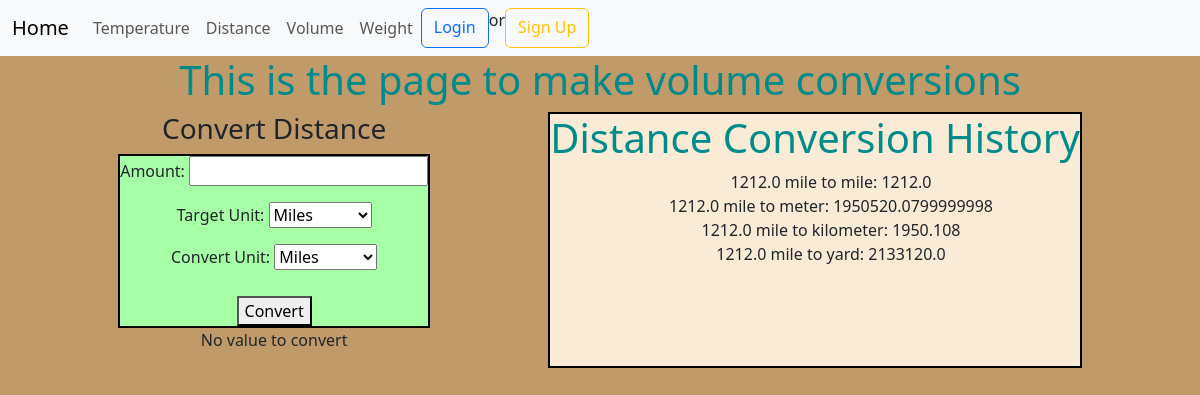
The page /distance/ on the database its author committed.
### pages/models.py (models this page shows, shortened)
class ConversionHistory(models.Model):
    category = models.CharField(max_length=50)
    targetUnit = models.CharField(max_length=50)
    convertUnit = models.CharField(max_length=50)
    amount = models.FloatField()
    result = models.FloatField(null=True, blank=True)
    created_at = models.DateTimeField(null=True, auto_now_add=True)

### pages/views.py (the view)
# urls.py: path('distance/', views.distance_view, name="distance"),
def distance_view(request):
    form = VolumeConversionForm()
    converted_value = None
    category = "distance"
    if request.method == 'POST':
        form = DistanceConversionForm(request.POST)
        if form.is_valid():
            print("form is valid") #check if code works
            amount = form.cleaned_data['amount']
            targetUnit = form.cleaned_data['targetUnit']
            convertUnit = form.cleaned_data['convertUnit']
            print(f"Amount: {amount}, Target Unit: {targetUnit}, Convert Unit: {convertUnit}, Category: {category}")
            converted_value = perform_distance_conversion(amount, targetUnit, convertUnit)
            conversion_record = ConversionHistory(
                amount = amount,
                targetUnit = targetUnit,
                convertUnit = convertUnit,
                category = category,
                result = converted_value
            )
            conversion_record.save()
    else:
        print(form.errors) # log error
        form = DistanceConversionForm()
    form.fields['category'].initial = category
    history = ConversionHistory.objects.filter(category='distance') #get conversion history
    return render(request, 'pages/distance.html', {'form': form, 'history': history, 'converted_value':converted_value})

### pages/forms.py
class DistanceConversionForm(forms.Form):
    model = ConversionHistory
    amount = forms.FloatField(label='Amount', min_value=0)
    targetUnit = forms.ChoiceField(
        label='Target Unit',
        choices=[
            ('mile', 'Miles'),
            ('meter', 'Meters'),
            ('kilometer', 'Kilometers'),
            ('feet', 'Feet'),
            ('yard', 'Yards'),
        ])
    convertUnit = forms.ChoiceField(
        label='Convert Unit',
        choices=[
            ('mile', 'Miles'),
            ('meter', 'Meters'),
            ('kilometer', 'Kilometers'),
            ('feet', 'Feet'),
            ('yard', 'Yards'),
        ])
    category = forms.CharField(widget=forms.HiddenInput())
    fields = ['targetUnit','amount','convertUnit','category','result']

### templates/pages/distance.html (shortened to what this page needs)
{% extends 'base.html' %}
{% load static %}
{% block css %}
    <link rel="stylesheet" href="{% static 'css/base.css' %}">
{% endblock css %}
{% block content %}
<h1>This is the page to make volume conversions</h1>
<section class="app-container">
<div class="conversion-form">
<h3>Convert Distance</h3>
<fieldset style="background-color: rgb(166, 255, 166);">
<form method="POST" action="{% url 'distance' %}">
{{ form.as_p }}
<button type="submit">Convert</button><label>
</form>
</fieldset>
{% if converted_value is not None %}
<h2>Conversion Result:</h2>
<p>The converted value is: <strong>{{ converted_value }}</strong></p>
{% else %}
<p>No value to convert</p>
{% endif %}
</div>
<div id="history">
<h1>Distance Conversion History</h1>
<ul>
    {% for conversion in history %}
    <li>{{ conversion.amount }} {{ conversion.targetUnit }} to {{ conversion.convertUnit }}: {{ conversion.result }}</li>
    {% empty %}
    <li>No conversion history available.</li>
    {% endfor %}
</ul>
</div>
</section>
{% endblock content %}

### static/css/base.css (style rules this page uses)
body { background-color: #C19A6A; }
h1 { color: darkcyan; }
form { display: flex; flex-direction: column; align-items: center; }
button { margin-top: 10px; }
.app-container { display: flex; justify-content: space-evenly; flex-direction: column; text-align: center; }
.conversion-form { display: flex; flex-direction: column; }
fieldset { border: 2px solid black; background-color: #8aa5f6 }
ul { list-style-type: none; }
#history { background-color: antiquewhite; border: 2px solid black; }
@media (min-width: 990px) { body { background-color: #C19A6A; } }
@media (min-width: 990px) { h1 { color: darkcyan; text-align: center; } }
@media (min-width: 990px) { .app-container { display: flex; flex-direction: row; } }

### rows shown on the page
ConversionHistory: amount "1212.0", targetUnit "mile", convertUnit "mile", result "1212.0"
ConversionHistory: amount "1212.0", targetUnit "mile", convertUnit "meter", result "1950520.0799999998"
ConversionHistory: amount "1212.0", targetUnit "mile", convertUnit "kilometer", result "1950.108"
ConversionHistory: amount "1212.0", targetUnit "mile", convertUnit "yard", result "2133120.0"
